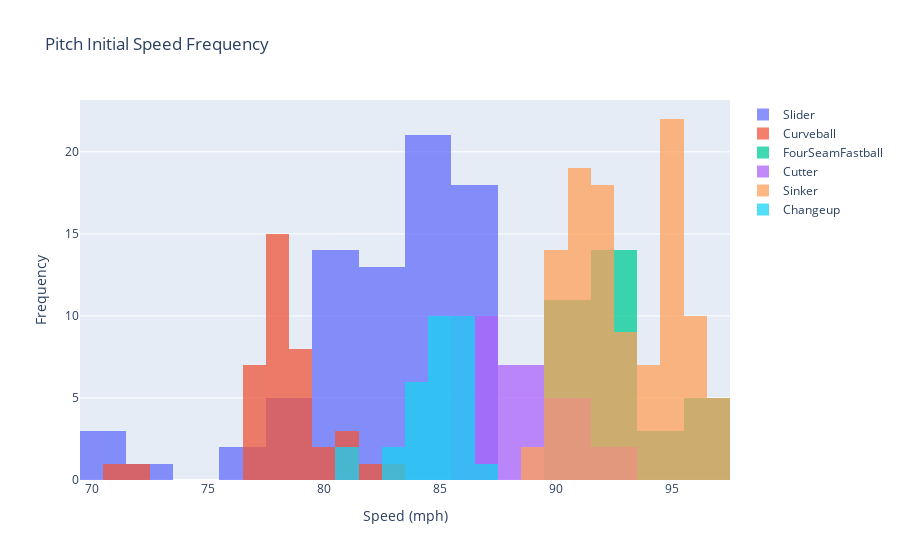

Write notebook code for a chart like this one.
### Code cell
# Overlay
fig = go.Figure()
for i in range(len(pitch_type_types)):
    fig.add_trace(go.Histogram(x=pitch_speed[i], name=pitch_type_types[i]))

# Overlay both histograms
fig.update_layout(barmode='overlay', title_text='Pitch Initial Speed Frequency')
fig.update_xaxes(title_text="Speed (mph)")
fig.update_yaxes(title_text="Frequency")

# Reduce opacity to see both histograms
fig.update_traces(opacity=0.75)
fig.show()

# fig.write_image("Pitch Initial Speed Frequency Histogram.png", engine='kaleido')

### Figure 1 — Plotly figure (JSON) as saved in the notebook; plotly's stock layout.template omitted (floating-point values rounded to 4 significant figures)
{"data": [{"name": "Slider", "opacity": 0.75, "type": "histogram", "x": [84, 80, 80, 81, 83, 85, 80, 81, 86, 79, 78, 83, 83, 71, 85, 82, 83, 86, 86, 82, 83, 85, 80, 85, 86, 71, 80, 86, 87, 79, 84, 86, 80, 84, 84, 85, 83, 86, 85, 84, 76, 80, 80, 84, 85, 73, 87, 85, 70, 83, 87, 86, 79, 84, 86, 83, 84, 82, 86, 81, 80, 84, 84, 86, 81, 79, 84, 76, 86, 82, 84, 86, 86, 86, 83, 85, 81]}, {"name": "Curveball", "opacity": 0.75, "type": "histogram", "x": [79, 78, 79, 79, 79, 77, 79, 78, 78, 78, 77, 78, 77, 71, 78, 79, 78, 78, 79, 79, 77, 77, 82, 78, 78, 77, 81, 78, 80, 81, 78, 83, 80, 78, 78, 78, 72, 77, 81]}, {"name": "FourSeamFastball", "opacity": 0.75, "type": "histogram", "x": [93, 93, 92, 90, 93, 95, 90, 96, 93, 93, 93, 91, 93, 97, 92, 90, 97, 92, 92, 96, 91, 93, 91, 90, 91, 93, 94, 92, 96, 91, 90, 94, 91]}, {"name": "Cutter", "opacity": 0.75, "type": "histogram", "x": [88, 92, 87, 90, 88, 87, 87, 90, 87, 90, 90, 86, 87, 87, 90, 87, 93, 88, 89, 86, 89, 86, 88, 88]}, {"name": "Sinker", "opacity": 0.75, "type": "histogram", "x": [94, 93, 95, 90, 93, 93, 92, 97, 90, 97, 90, 96, 95, 93, 95, 95, 91, 90, 94, 96, 91, 94, 96, 92, 95, 95, 92, 89, 95, 91, 91, 95, 95, 91, 91, 90, 96, 94, 97, 91, 92, 96, 95, 91, 90, 96, 89, 93, 91, 95, 95, 94, 90, 91, 92, 90, 93, 95, 93, 93, 91, 95, 95, 97, 96, 93, 95, 95, 96, 91, 92, 92, 95, 92, 96, 90, 92, 92, 92, 94, 95, 92, 95, 90, 94, 92, 92, 95, 91, 91, 91, 92, 96, 91, 91, 92, 92, 90, 91, 97, 95, 90, 90, 90, 91, 92]}, {"name": "Changeup", "opacity": 0.75, "type": "histogram", "x": [86, 86, 84, 84, 86, 83, 83, 85, 84, 85, 86, 85, 86, 81, 85, 85, 84, 86, 85, 85, 87, 86, 85, 85, 85, 86, 84, 86, 81, 86, 84]}], "layout": {"barmode": "overlay", "title": {"text": "Pitch Initial Speed Frequency"}, "xaxis": {"title": {"text": "Speed (mph)"}}, "yaxis": {"title": {"text": "Frequency"}}}}
